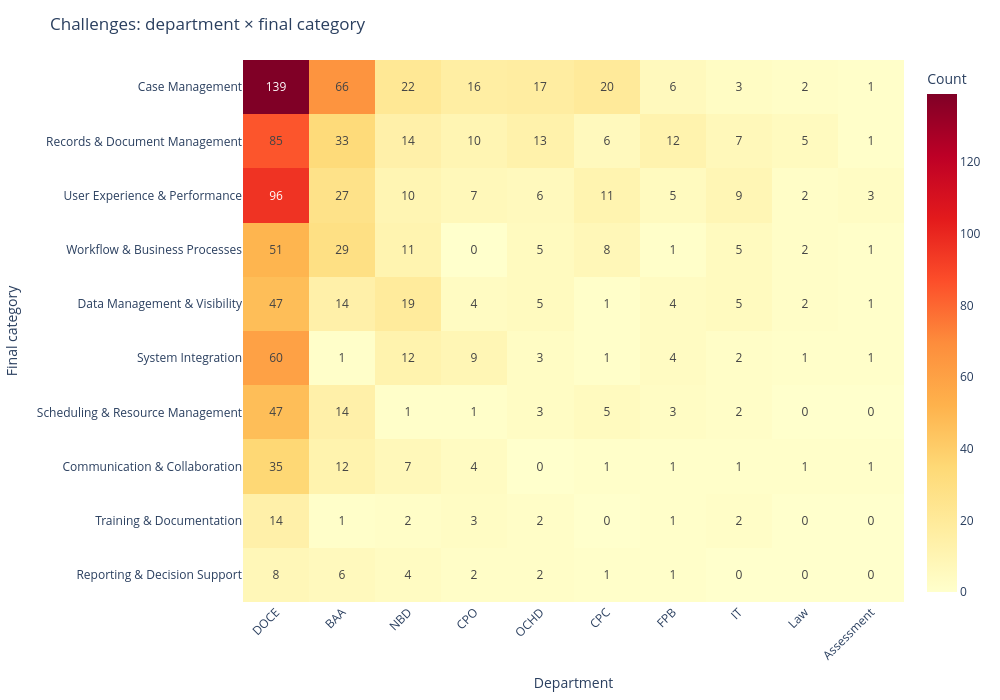

Source (notebook cell):
### Markdown cell above
### Department × final category

Same heatmap grouped by department instead of focus group.

### Code cell
heatmap_df = pd.crosstab(df["department"], df["final_category"])
department_order = heatmap_df.sum(axis=1).sort_values(ascending=False).index
category_order = heatmap_df.sum(axis=0).sort_values(ascending=False).index
heatmap_df = heatmap_df.loc[department_order, category_order].T
fig_heatmap = px.imshow(
    heatmap_df,
    labels=dict(x="Department", y="Final category", color="Count"),
    color_continuous_scale="YlOrRd", text_auto=True, aspect="auto",
)
fig_heatmap.update_layout(
    title="Challenges: department × final category",
    height=700, width=1000, xaxis_tickangle=-45, template="plotly_white",
)
fig_heatmap.show()

### Figure 1 — Plotly figure (JSON) as saved in the notebook; plotly's stock layout.template omitted (floating-point values rounded to 4 significant figures)
{"data": [{"coloraxis": "coloraxis", "hovertemplate": "Department: %{x}<br>Final category: %{y}<br>Count: %{z}<extra></extra>", "name": "0", "texttemplate": "%{z}", "type": "heatmap", "x": ["DOCE", "BAA", "NBD", "CPO", "OCHD", "CPC", "FPB", "IT", "Law", "Assessment"], "xaxis": "x", "y": ["Case Management", "Records & Document Management", "User Experience & Performance", "Workflow & Business Processes", "Data Management & Visibility", "System Integration", "Scheduling & Resource Management", "Communication & Collaboration", "Training & Documentation", "Reporting & Decision Support"], "yaxis": "y", "z": [[139, 66, 22, 16, 17, 20, 6, 3, 2, 1], [85, 33, 14, 10, 13, 6, 12, 7, 5, 1], [96, 27, 10, 7, 6, 11, 5, 9, 2, 3], [51, 29, 11, 0, 5, 8, 1, 5, 2, 1], [47, 14, 19, 4, 5, 1, 4, 5, 2, 1], [60, 1, 12, 9, 3, 1, 4, 2, 1, 1], [47, 14, 1, 1, 3, 5, 3, 2, 0, 0], [35, 12, 7, 4, 0, 1, 1, 1, 1, 1], [14, 1, 2, 3, 2, 0, 1, 2, 0, 0], [8, 6, 4, 2, 2, 1, 1, 0, 0, 0]]}], "layout": {"coloraxis": {"autocolorscale": false, "colorbar": {"title": {"text": "Count"}}, "colorscale": [[0, "rgb(255,255,204)"], [0.125, "rgb(255,237,160)"], [0.25, "rgb(254,217,118)"], [0.375, "rgb(254,178,76)"], [0.5, "rgb(253,141,60)"], [0.625, "rgb(252,78,42)"], [0.75, "rgb(227,26,28)"], [0.875, "rgb(189,0,38)"], [1, "rgb(128,0,38)"]]}, "height": 700, "margin": {"t": 60}, "title": {"text": "Challenges: department × final category"}, "width": 1000, "xaxis": {"anchor": "y", "domain": [0, 1], "tickangle": -45, "title": {"text": "Department"}}, "yaxis": {"anchor": "x", "autorange": "reversed", "domain": [0, 1], "title": {"text": "Final category"}}}}
